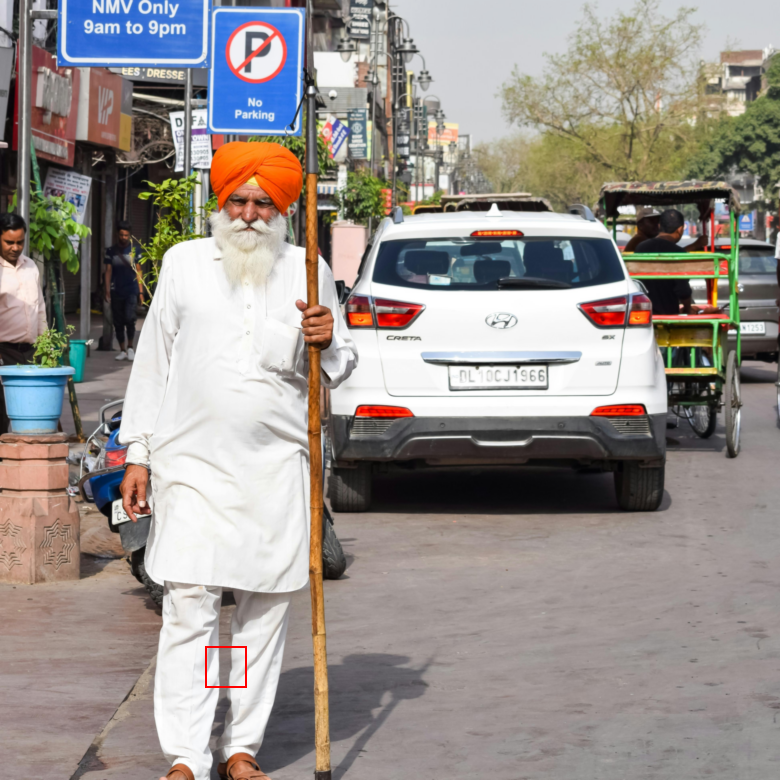
#> input picture Q2/match_size41_B.png, 780 x 780 px, given in place of parking.png, which was not available
$ python b_NCC.py
#> lines starting #> are read from the running program, lines starting #| are printed output that depends on the picture; pictures that were not available may be replaced by others from this repository, and a replacement may not be noted
import numpy as np
import matplotlib.pyplot as plt
from PIL import Image, ImageDraw
from scipy.signal import correlate

def load_image_as_array(path: str) -> np.ndarray:
#> called with path = 'parking.png'
    img = Image.open(path).convert("RGB")
#> img is the input picture: PIL image 780x780 RGB; mean R, G, B 151.5, 144.7, 140.2
    return np.asarray(img, dtype=np.float64)
#> call 2 of load_image_as_array, with path = 'templateNoPark.png'
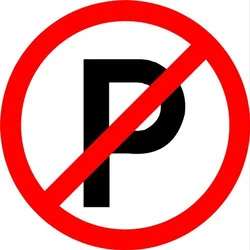
#> input picture Q2/templateNoPark.png, 250 x 250 px
#> in load_image_as_array, img is the input picture: PIL image 250x250 RGB; mean R, G, B 226.6, 151, 150.8
#| Scene shape:    (780, 780, 3)
#| Template shape: (250, 250, 3)

def rms(x: np.ndarray) -> float:
    return np.sqrt(np.mean(x ** 2))

def ncc_single_channel(F: np.ndarray, H: np.ndarray) -> np.ndarray:
    Hgt_H, Wid_H = H.shape
    N = Hgt_H * Wid_H
    eps = 1e-10

    H_norm = H / (rms(H) + eps)

    numerator = correlate(F, H_norm, mode="valid", method="fft")

    F_sq_sum = correlate(F ** 2, np.ones_like(H), mode="valid", method="fft")
    F_rms = np.sqrt(np.maximum(F_sq_sum, 0) / N)

    scores = numerator / (F_rms + eps)
    return scores

def find_best_match(scores: np.ndarray):
    idx = np.unravel_index(np.argmax(scores), scores.shape)
    row, col = idx
    return row, col, scores[row, col]

def gaussian_kernel_1d(sigma: float, radius: int) -> np.ndarray:
    x = np.arange(-radius, radius + 1)
    kernel = np.exp(-(x ** 2) / (2 * sigma ** 2))
    return kernel / kernel.sum()

def convolve_2d(img: np.ndarray, kernel_1d: np.ndarray) -> np.ndarray:
    radius = len(kernel_1d) // 2
    H, W = img.shape

    padded = np.pad(img, radius, mode="edge")

    temp = np.zeros((H, W))
    for j in range(W):
        region = padded[radius:radius + H, j:j + len(kernel_1d)]
        temp[:, j] = region @ kernel_1d

    padded2 = np.pad(temp, radius, mode="edge")
    out = np.zeros((H, W))
    for i in range(H):
        region = padded2[i:i + len(kernel_1d), radius:radius + W]
        out[i, :] = kernel_1d @ region

    return out


def downsample_by_factor(img: np.ndarray, factor: int) -> np.ndarray:
#> called with factor = 5
    sigma = factor / 2.0
    radius = int(3 * sigma)
    kernel = gaussian_kernel_1d(sigma, radius)

    if img.ndim == 2:
        blurred = convolve_2d(img, kernel)
        return blurred[::factor, ::factor]

    channels = []
    for c in range(img.shape[2]):
        blurred = convolve_2d(img[:, :, c], kernel)
        channels.append(blurred[::factor, ::factor])
#> this loop made 3 passes
#> pass 1, in convolve_2d, `padded = np.pad(img, radius, mode="edge")`:
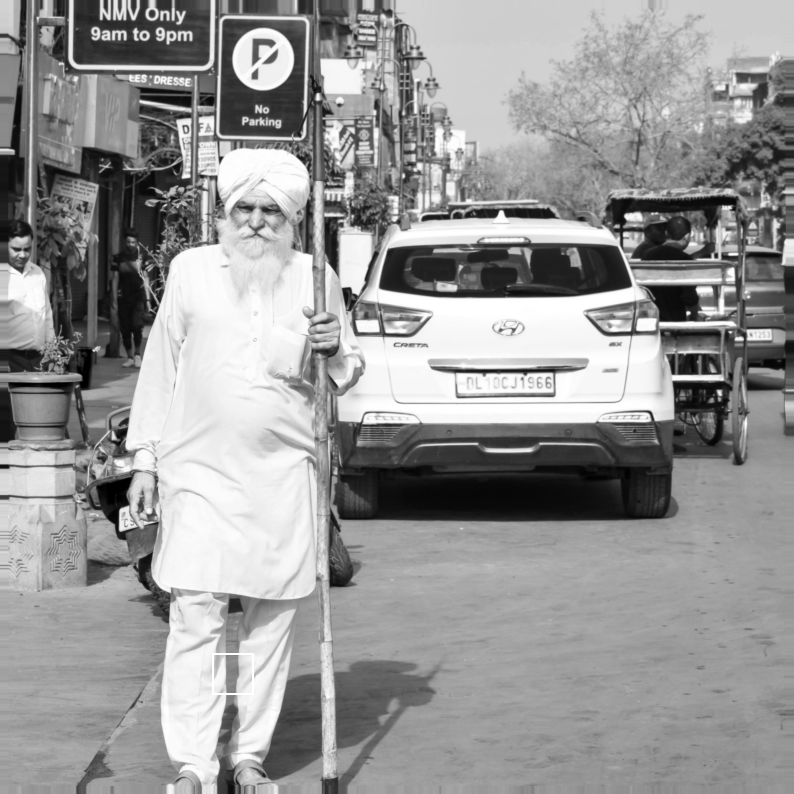
#> padded: shape (794, 794) float64; min 0, max 255, mean 151.2
#> after the loop, channels = 3 items
    return np.stack(channels, axis=2)
#> returned value: shape (156, 156, 3) float64

def linear_interpolate(x, x0, x1, y0, y1):
    if x0 == x1:
        return float(y0)
    numerator = y0 * (x1 - x) + y1 * (x - x0)
    denominator = x1 - x0
    return numerator / denominator


def bilinear_resize_single_channel(image: np.ndarray, new_h: int, new_w: int) -> np.ndarray:
    image_float = image.astype(np.float32)
    M, N = image_float.shape

    row_scale = (M - 1) / (new_h - 1) if new_h > 1 else 0
    col_scale = (N - 1) / (new_w - 1) if new_w > 1 else 0

    resized = np.zeros((new_h, new_w), dtype=np.float32)

    for r in range(new_h):
        orig_r = r * row_scale
        r0 = int(np.floor(orig_r))
        r1 = r0 + 1 if r0 + 1 < M else M - 1

        for c in range(new_w):
            orig_c = c * col_scale
            c0 = int(np.floor(orig_c))
            c1 = c0 + 1 if c0 + 1 < N else N - 1

            I_00 = image_float[r0, c0]
            I_01 = image_float[r0, c1]
            I_10 = image_float[r1, c0]
            I_11 = image_float[r1, c1]

            val_top = linear_interpolate(orig_c, c0, c1, I_00, I_01)
            val_bottom = linear_interpolate(orig_c, c0, c1, I_10, I_11)
            final_intensity = linear_interpolate(orig_r, r0, r1, val_top, val_bottom)

            resized[r, c] = final_intensity

    return resized

def bilinear_resize_rgb(image: np.ndarray, new_h: int, new_w: int) -> np.ndarray:
    channels = []
    for c in range(image.shape[2]):
        resized_channel = bilinear_resize_single_channel(image[:, :, c], new_h, new_w)
        channels.append(resized_channel)
    return np.stack(channels, axis=2)


def draw_match_box(base_rgb: np.ndarray, top_left, box_h: int, box_w: int, out_path: str):
    row, col = top_left

    img = Image.fromarray(np.clip(base_rgb, 0, 255).astype(np.uint8))
    draw = ImageDraw.Draw(img)
    draw.rectangle([col, row, col + box_w, row + box_h], outline=(255, 0, 0), width=2)
    img.save(out_path)
    print(f"Saved annotated result to {out_path}")

    return np.array(img)


def main(scene_path: str, template_path: str):
    scene = load_image_as_array(scene_path)
    template = load_image_as_array(template_path)

    print(f"Scene shape:    {scene.shape}")
    print(f"Template shape: {template.shape}")

    scene_small = downsample_by_factor(scene, 5)
    print(f"Downsampled scene shape: {scene_small.shape}")
#| Downsampled scene shape: (156, 156, 3)

    template_sizes = [41, 51, 61]
    channel_names = ["R", "G", "B"]

    for size in template_sizes:
        template_resized = bilinear_resize_rgb(template, size, size)
        print(f"\n=== Template size {size}x{size} ===")

        fig, axes = plt.subplots(2, 3, figsize=(15, 9))
        fig.suptitle(f"Template {size}x{size} — Top: NCC Scores | Bottom: Best Matches", fontsize=14)

        for i, name in enumerate(channel_names):
            F_ch = scene_small[:, :, i]
            H_ch = template_resized[:, :, i]

            scores = ncc_single_channel(F_ch, H_ch)
            row, col, score = find_best_match(scores)
            print(f"  Channel {name}: best match at (row={row}, col={col}), score={score:.4f}")

            im = axes[0, i].imshow(scores, cmap="hot")
            axes[0, i].set_title(f"Channel {name} Heatmap")
            axes[0, i].axis("off")
            fig.colorbar(im, ax=axes[0, i], fraction=0.046, pad=0.04)

            out_path = f"match_size{size}_{name}.png"

            annotated_arr = draw_match_box(
                scene_small, (row, col), box_h=size, box_w=size, out_path=out_path
            )

            axes[1, i].imshow(annotated_arr)
            axes[1, i].set_title(f"Channel {name} Match (score={score:.4f})")
            axes[1, i].axis("off")

        plt.tight_layout()

        plt.savefig(f"combined_results_size{size}.png")

        plt.show()
#> this loop made 3 passes
#> pass 1, in bilinear_resize_single_channel (call 2), `image_float = image.astype(np.float32)`:
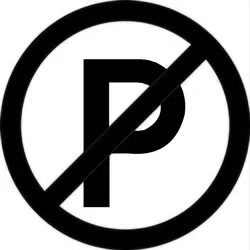
#> image_float: shape (250, 250) float32; min 0, max 255, mean 151
#> pass 1, in main, `plt.savefig(f"combined_results_size{size}.png")`:
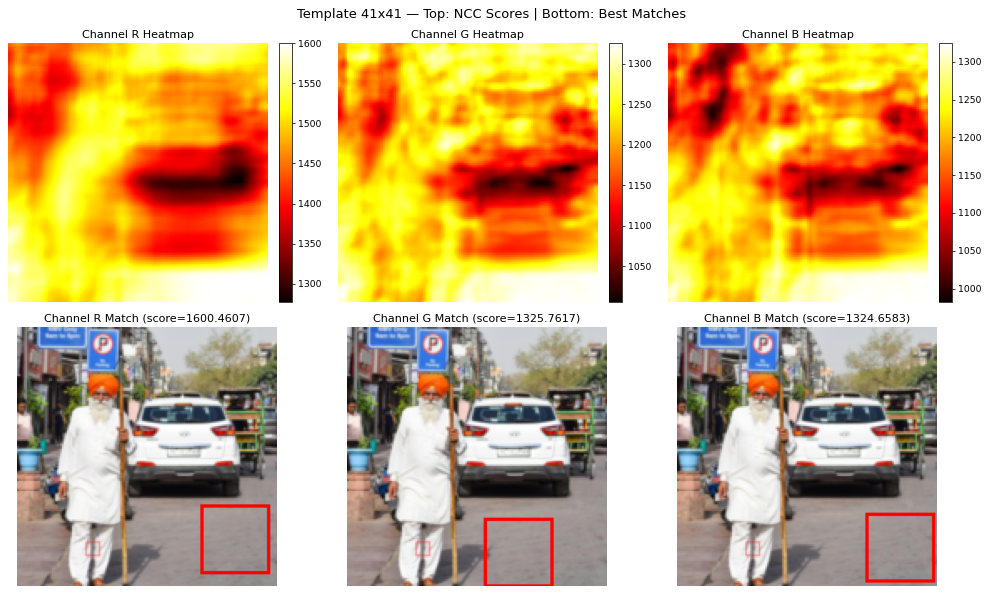
#> figure drawn by matplotlib, 9 panels
#> pass 2, in main, `plt.savefig(f"combined_results_size{size}.png")`:
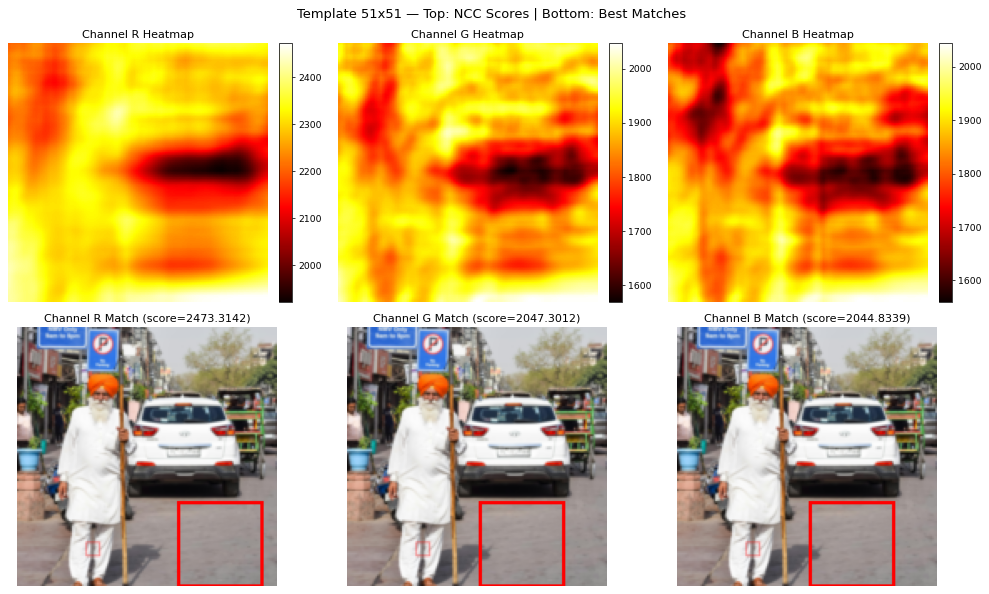
#> figure drawn by matplotlib, 9 panels
#> after the loop:
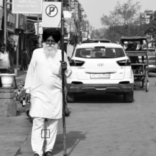
#> F_ch: shape (156, 156) float64; min 0.0315, max 255, mean 140.3
#> after the loop:
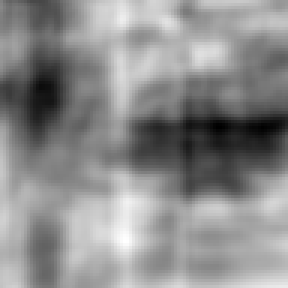
#> scores: shape (96, 96) float64 (shown 3 times larger); min 2255.7, max 2879, mean 2598.6; drawn with min black and max white

if __name__ == "__main__":
    main("parking.png", "templateNoPark.png")
